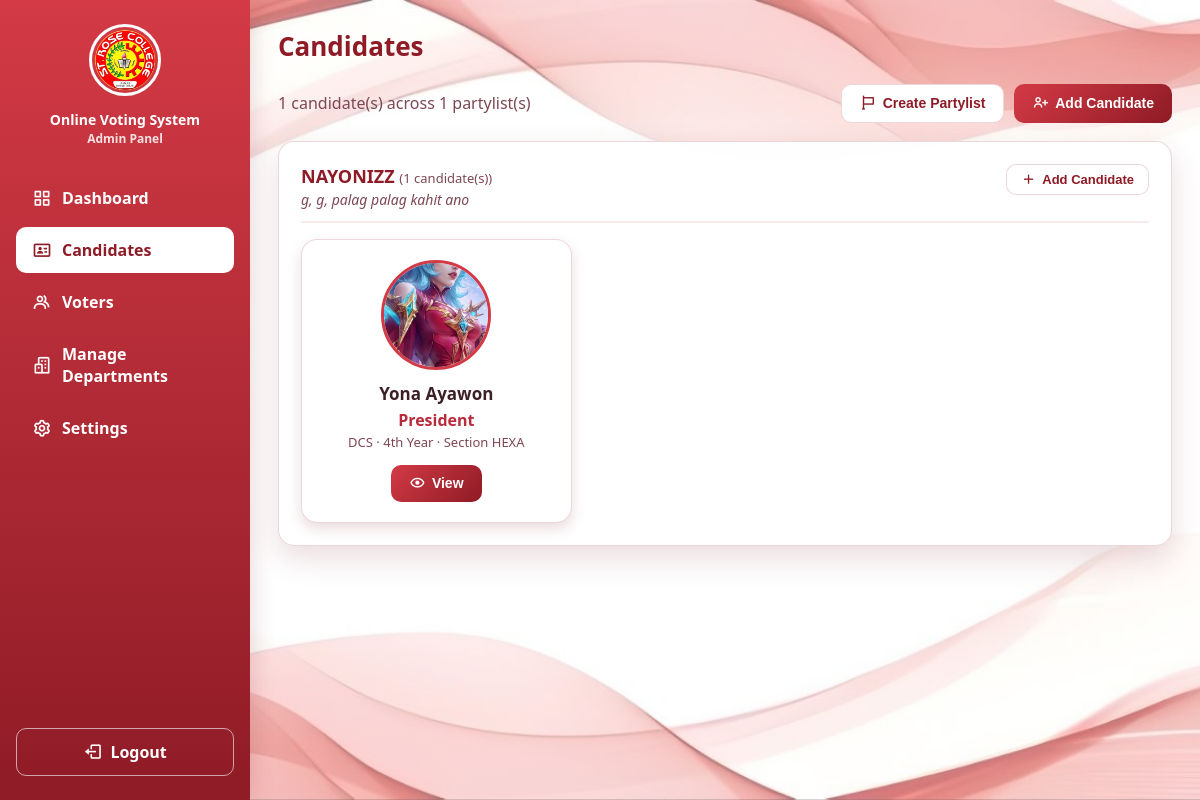
Page /adminDash/candidates.php (signed in) on the committed database.
### tables this page shows
CREATE TABLE `candidates` (
  `id` int(10) UNSIGNED NOT NULL,
  `student_id` varchar(20) NOT NULL,
  `name` varchar(150) NOT NULL,
  `position_id` int(10) UNSIGNED NOT NULL,
  `partylist_id` int(10) UNSIGNED DEFAULT NULL,
  `department_code` varchar(10) NOT NULL,
  `course` varchar(150) NOT NULL,
  `year_level` varchar(10) NOT NULL,
  `section` varchar(30) NOT NULL DEFAULT '',
  `photo` varchar(255) NOT NULL DEFAULT '',
  `platform` text DEFAULT NULL,
  `achievements` text DEFAULT NULL,
  `created_at` datetime NOT NULL DEFAULT current_timestamp()
);

CREATE TABLE `positions` (
  `id` int(10) UNSIGNED NOT NULL,
  `name` varchar(60) NOT NULL,
  `sort_order` tinyint(3) UNSIGNED NOT NULL DEFAULT 0
);

### adminDash/includes/init.php (called while the page is built, shortened)
<?php
function h($value)
{
    return htmlspecialchars((string) $value, ENT_QUOTES, 'UTF-8');
}
$db = db();
try {
    $partylists = $db->query('SELECT id, name, description FROM partylists ORDER BY id')->fetchAll();
    $candidates = $db->query(
        "SELECT c.id, c.student_id, c.name, p.name AS position,
                COALESCE(pl.name, 'Independent') AS partylist,
                c.department_code AS department, c.course, c.year_level AS year, c.section, c.photo,
                COALESCE(c.platform, '') AS platform, COALESCE(c.achievements, '') AS achievements
         FROM candidates c
         JOIN positions p ON p.id = c.position_id
         LEFT JOIN partylists pl ON pl.id = c.partylist_id
         ORDER BY c.id"
    )->fetchAll();
} catch (PDOException $e) {
    db_fail('The votesys database is missing some tables. Import database/votesys.sql in phpMyAdmin, then reload this page.');
}

### adminDash/candidates.php (the view, shortened to what this page needs)
<?php
require __DIR__ . '/includes/init.php';
$root_url = '../';
$partylist_names = array_column($partylists, 'name');
$party_descriptions = array_column($partylists, 'description', 'name');
$candidates_by_party = array_fill_keys($partylist_names, []);
foreach ($candidates as $candidate) {
    $candidates_by_party[$candidate['partylist']][] = $candidate;
}
$candidate_photos = [];
foreach ($candidates as $candidate) {
    $candidate_photos[$candidate['id']] = is_file(BASE_DIR . '/' . $candidate['photo'])
        ? $root_url . $candidate['photo']
        : null;
}
require __DIR__ . '/includes/header.php';
?>
<div class="toolbar">
    <p>
        <?php echo count($candidates); ?> candidate(s) across
        <?php echo count($partylists); ?> partylist(s)
    </p>
    <div class="toolbar-actions">
        <button type="button" class="btn btn-secondary" onclick="openAddPartylist()"><i class="bx bx-flag"></i> Create Partylist</button>
        <button type="button" class="btn" onclick="openAddCandidate()"><i class="bx bx-user-plus"></i> Add Candidate</button>
    </div>
</div>
<?php foreach ($candidates_by_party as $party_name => $party_candidates): ?>
    <section class="card party">
        <div class="party-header">
            <div>
                <h2>
                    <?php echo h($party_name); ?>
                    <span class="dept-count">(<?php echo count($party_candidates); ?> candidate(s))</span>
                </h2>
                <?php if (!empty($party_descriptions[$party_name])): ?>
                    <p class="party-desc"><?php echo h($party_descriptions[$party_name]); ?></p>
                <?php endif; ?>
            </div>
            <button type="button" class="btn btn-secondary btn-small"
                    data-party="<?php echo h($party_name); ?>"
                    onclick="openAddCandidate(this.dataset.party)"><i class="bx bx-plus"></i> Add Candidate</button>
        </div>
        <?php if (empty($party_candidates)): ?>
            <p class="empty">No candidates in this partylist yet.</p>
        <?php else: ?>
            <div class="candidate-grid">
                <?php foreach ($party_candidates as $candidate): ?>
                    <div class="candidate">
                        <div class="candidate-photo">
                            <?php if ($candidate_photos[$candidate['id']]): ?>
                                <img src="<?php echo h($candidate_photos[$candidate['id']]); ?>" alt="<?php echo h($candidate['name']); ?>">
                            <?php else: ?>
                                <?php echo h(initials($candidate['name'])); ?>
                            <?php endif; ?>
                        </div>
                        <h3><?php echo h($candidate['name']); ?></h3>
                        <p class="position"><?php echo h($candidate['position']); ?></p>
                        <p class="meta">
                            <?php echo h($candidate['department']); ?> · <?php echo h($candidate['year']); ?>
                            <?php if ($candidate['section'] !== ''): ?> · Section <?php echo h($candidate['section']); ?><?php endif; ?>
                        </p>
                        <button type="button" class="btn" onclick="openCandidate(<?php echo (int) $candidate['id']; ?>)"><i class="bx bx-show"></i> View</button>
                    </div>
                <?php endforeach; ?>
            </div>
        <?php endif; ?>
    </section>
<?php endforeach; ?>
<?php require __DIR__ . '/includes/footer.php'; ?>

### css/admin.css (style rules this page uses)
:root { --red-dark: #8e1b26; --red: #b92b3a; --red-light: #d33a45; --red-soft: rgba(196, 48, 63, 0.10); --green: #1c6b41; --green-soft: rgba(28, 107, 65, 0.12); --text: #3d1f26; --text-muted: #7d4754; --border: rgba(157, 38, 51, 0.18); --shadow: rgba(117, 22, 34, 0.15); --card: rgba(255, 255, 255, 0.94); }
* { margin: 0; padding: 0; box-sizing: border-box; }
body { min-height: 100vh; font-family: "Segoe UI", Tahoma, Geneva, Verdana, sans-serif; color: var(--text); background: linear-gradient(rgba(255, 255, 255, 0.45), rgba(255, 255, 255, 0.45)), url("../images/bg.jpg") no-repeat center center fixed; background-color: #ffffff; background-size: cover; }
.card { margin-bottom: 20px; padding: 22px; background: var(--card); border: 1px solid var(--border); border-radius: 16px; box-shadow: 0 12px 30px var(--shadow); backdrop-filter: blur(6px); }
.card h2 { margin-bottom: 16px; font-size: 18px; color: var(--red-dark); }
.candidate-grid { display: grid; grid-template-columns: repeat(auto-fill, minmax(210px, 1fr)); gap: 18px; }
.candidate { padding: 20px; text-align: center; background: var(--card); border: 1px solid var(--border); border-radius: 16px; box-shadow: 0 10px 24px var(--shadow); }
.candidate-photo { display: flex; align-items: center; justify-content: center; width: 110px; height: 110px; margin: 0 auto 12px; overflow: hidden; font-size: 32px; font-weight: 700; color: var(--red); background: var(--red-soft); border: 3px solid var(--red-light); border-radius: 50%; }
.candidate-photo img { width: 100%; height: 100%; object-fit: cover; }
.candidate h3 { font-size: 17px; }
.candidate .position { margin: 4px 0 2px; font-weight: 600; color: var(--red); }
.candidate .meta { margin-bottom: 14px; font-size: 13px; color: var(--text-muted); }
.btn { padding: 10px 18px; font-size: 14px; font-weight: 700; color: #ffffff; background: linear-gradient(135deg, var(--red-light), var(--red-dark)); border: none; border-radius: 10px; cursor: pointer; transition: filter 0.15s ease, transform 0.15s ease; }
.dept-count { font-size: 13px; font-weight: 400; color: var(--text-muted); }
.toolbar { display: flex; align-items: center; justify-content: space-between; gap: 12px; flex-wrap: wrap; margin-bottom: 18px; }
.toolbar p { color: var(--text-muted); }
.toolbar-actions { display: flex; gap: 10px; flex-wrap: wrap; }
.btn-secondary { color: var(--red-dark); background: #ffffff; border: 1px solid var(--border); }
.btn-small { padding: 7px 14px; font-size: 13px; }
.party-header { display: flex; align-items: flex-start; justify-content: space-between; gap: 12px; flex-wrap: wrap; margin-bottom: 16px; padding-bottom: 12px; border-bottom: 2px solid var(--red-soft); }
.party-header h2 { margin-bottom: 2px; }
.party-desc { font-size: 14px; font-style: italic; color: var(--text-muted); }
.party .candidate { background: #ffffff; box-shadow: 0 6px 14px var(--shadow); }
.bx { font-size: 1.2em; line-height: 1; }
.btn, .nav a, .logout, .back-link { display: inline-flex; align-items: center; justify-content: center; gap: 6px; }

### rows in the picture
candidates: name "Yona Ayawon", position.name "President", department_code "DCS", year_level "4th Year", section "HEXA"

### other values in the picture
$info['label'] "Dashboard"
$info['label'] "Candidates"
$info['label'] "Voters"
$info['label'] "Manage Departments"
$info['label'] "Settings"
$page_title "Candidates"
count($candidates) "1"
count($partylists) "1"
$party_name "NAYONIZZ"
count($party_candidates) "1"
$party_descriptions[$party_name] "g, g, palag palag kahit ano"
